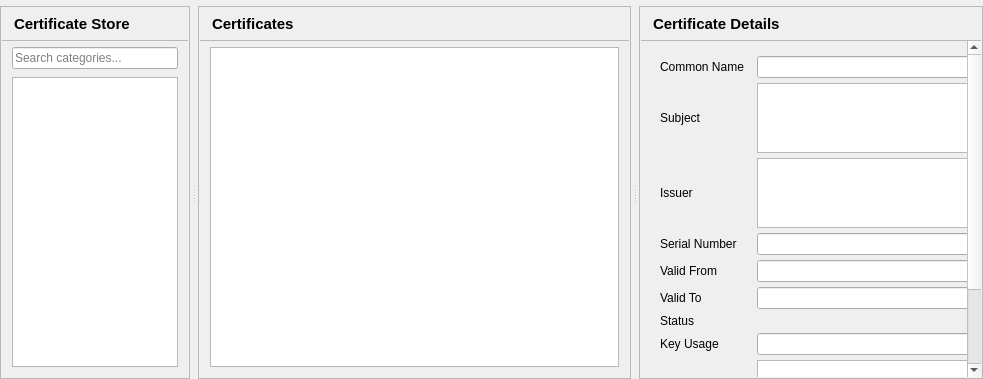
<?xml version="1.0" encoding="UTF-8"?>
<ui version="4.0">
 <class>CertificatesPage</class>
 <widget class="QWidget" name="CertificatesPage">
  <layout class="QHBoxLayout" name="mainLayout">
   <property name="spacing">
    <number>0</number>
   </property>
   <property name="leftMargin">
    <number>0</number>
   </property>
   <property name="topMargin">
    <number>6</number>
   </property>
   <property name="rightMargin">
    <number>0</number>
   </property>
   <property name="bottomMargin">
    <number>0</number>
   </property>
   <item>
    <widget class="QSplitter" name="splitter">
     <property name="orientation">
      <enum>Qt::Horizontal</enum>
     </property>
     <property name="childrenCollapsible">
      <bool>false</bool>
     </property>
     <property name="handleWidth">
      <number>8</number>
     </property>
     <widget class="QFrame" name="storePanel">
      <property name="frameShape">
       <enum>QFrame::StyledPanel</enum>
      </property>
      <property name="panel" stdset="0">
       <bool>true</bool>
      </property>
      <property name="sizePolicy">
       <sizepolicy hsizetype="Preferred" vsizetype="Preferred">
        <horstretch>35</horstretch>
        <verstretch>0</verstretch>
       </sizepolicy>
      </property>
      <layout class="QVBoxLayout" name="storePanelLayout">
       <property name="spacing">
        <number>0</number>
       </property>
       <property name="leftMargin">
        <number>1</number>
       </property>
       <property name="topMargin">
        <number>1</number>
       </property>
       <property name="rightMargin">
        <number>1</number>
       </property>
       <property name="bottomMargin">
        <number>1</number>
       </property>
       <item>
        <layout class="QHBoxLayout" name="storePanelHeaderLayout">
         <property name="leftMargin">
          <number>12</number>
         </property>
         <property name="topMargin">
          <number>5</number>
         </property>
         <property name="rightMargin">
          <number>12</number>
         </property>
         <property name="bottomMargin">
          <number>5</number>
         </property>
         <item>
          <widget class="QLabel" name="storeTitle">
           <property name="font">
            <font>
             <pointsize>11</pointsize>
             <bold>true</bold>
            </font>
           </property>
           <property name="text">
            <string>Certificate Store</string>
           </property>
           <property name="minimumSize">
            <size>
             <width>0</width>
             <height>22</height>
            </size>
           </property>
          </widget>
         </item>
        </layout>
       </item>
       <item>
        <widget class="QFrame" name="storePanelSeparator">
         <property name="frameShape">
          <enum>QFrame::StyledPanel</enum>
         </property>
         <property name="minimumSize">
          <size>
           <width>0</width>
           <height>1</height>
          </size>
         </property>
         <property name="maximumSize">
          <size>
           <width>16777215</width>
           <height>1</height>
          </size>
         </property>
         <property name="separator" stdset="0">
          <bool>true</bool>
         </property>
        </widget>
       </item>
       <item>
        <widget class="QWidget" name="storePanelBody">
         <layout class="QVBoxLayout" name="storePanelBodyLayout">
          <property name="spacing">
           <number>8</number>
          </property>
          <property name="leftMargin">
           <number>10</number>
          </property>
          <property name="topMargin">
           <number>6</number>
          </property>
          <property name="rightMargin">
           <number>10</number>
          </property>
          <property name="bottomMargin">
           <number>10</number>
          </property>
          <item>
           <widget class="QLineEdit" name="searchEdit">
            <property name="placeholderText">
             <string>Search categories...</string>
            </property>
            <property name="clearButtonEnabled">
             <bool>true</bool>
            </property>
           </widget>
          </item>
          <item>
           <widget class="QTreeView" name="categoriesList">
            <property name="editTriggers">
             <set>QAbstractItemView::NoEditTriggers</set>
            </property>
            <property name="rootIsDecorated">
             <bool>false</bool>
            </property>
            <property name="uniformRowHeights">
             <bool>true</bool>
            </property>
            <property name="headerHidden">
             <bool>true</bool>
            </property>
           </widget>
          </item>
         </layout>
        </widget>
       </item>
      </layout>
     </widget>
     <widget class="QFrame" name="certificatesPanel">
      <property name="frameShape">
       <enum>QFrame::StyledPanel</enum>
      </property>
      <property name="panel" stdset="0">
       <bool>true</bool>
      </property>
      <property name="sizePolicy">
       <sizepolicy hsizetype="Preferred" vsizetype="Preferred">
        <horstretch>80</horstretch>
        <verstretch>0</verstretch>
       </sizepolicy>
      </property>
      <layout class="QVBoxLayout" name="certificatesPanelLayout">
       <property name="spacing">
        <number>0</number>
       </property>
       <property name="leftMargin">
        <number>1</number>
       </property>
       <property name="topMargin">
        <number>1</number>
       </property>
       <property name="rightMargin">
        <number>1</number>
       </property>
       <property name="bottomMargin">
        <number>1</number>
       </property>
       <item>
        <layout class="QHBoxLayout" name="certificatesPanelHeaderLayout">
         <property name="leftMargin">
          <number>12</number>
         </property>
         <property name="topMargin">
          <number>5</number>
         </property>
         <property name="rightMargin">
          <number>12</number>
         </property>
         <property name="bottomMargin">
          <number>5</number>
         </property>
         <item>
          <widget class="QLabel" name="certificatesTitle">
           <property name="font">
            <font>
             <pointsize>11</pointsize>
             <bold>true</bold>
            </font>
           </property>
           <property name="text">
            <string>Certificates</string>
           </property>
           <property name="minimumSize">
            <size>
             <width>0</width>
             <height>22</height>
            </size>
           </property>
          </widget>
         </item>
        </layout>
       </item>
       <item>
        <widget class="QFrame" name="certificatesPanelSeparator">
         <property name="frameShape">
          <enum>QFrame::StyledPanel</enum>
         </property>
         <property name="minimumSize">
          <size>
           <width>0</width>
           <height>1</height>
          </size>
         </property>
         <property name="maximumSize">
          <size>
           <width>16777215</width>
           <height>1</height>
          </size>
         </property>
         <property name="separator" stdset="0">
          <bool>true</bool>
         </property>
        </widget>
       </item>
       <item>
        <widget class="QWidget" name="certificatesPanelBody">
         <layout class="QVBoxLayout" name="certificatesPanelBodyLayout">
          <property name="spacing">
           <number>8</number>
          </property>
          <property name="leftMargin">
           <number>10</number>
          </property>
          <property name="topMargin">
           <number>6</number>
          </property>
          <property name="rightMargin">
           <number>10</number>
          </property>
          <property name="bottomMargin">
           <number>10</number>
          </property>
          <item>
           <widget class="QTableView" name="certificatesView">
            <property name="editTriggers">
             <set>QAbstractItemView::NoEditTriggers</set>
            </property>
            <property name="alternatingRowColors">
             <bool>true</bool>
            </property>
            <property name="selectionMode">
             <enum>QAbstractItemView::SingleSelection</enum>
            </property>
            <property name="selectionBehavior">
             <enum>QAbstractItemView::SelectRows</enum>
            </property>
            <property name="showGrid">
             <bool>false</bool>
            </property>
            <property name="wordWrap">
             <bool>false</bool>
            </property>
            <attribute name="horizontalHeaderHighlightSections">
             <bool>false</bool>
            </attribute>
            <attribute name="horizontalHeaderStretchLastSection">
             <bool>true</bool>
            </attribute>
            <attribute name="verticalHeaderVisible">
             <bool>false</bool>
            </attribute>
           </widget>
          </item>
         </layout>
        </widget>
       </item>
      </layout>
     </widget>
     <widget class="QFrame" name="detailsPanel">
      <property name="frameShape">
       <enum>QFrame::StyledPanel</enum>
      </property>
      <property name="panel" stdset="0">
       <bool>true</bool>
      </property>
      <property name="sizePolicy">
       <sizepolicy hsizetype="Preferred" vsizetype="Preferred">
        <horstretch>42</horstretch>
        <verstretch>0</verstretch>
       </sizepolicy>
      </property>
      <layout class="QVBoxLayout" name="detailsPanelLayout">
       <property name="spacing">
        <number>0</number>
       </property>
       <property name="leftMargin">
        <number>1</number>
       </property>
       <property name="topMargin">
        <number>1</number>
       </property>
       <property name="rightMargin">
        <number>1</number>
       </property>
       <property name="bottomMargin">
        <number>1</number>
       </property>
       <item>
        <layout class="QHBoxLayout" name="detailsPanelHeaderLayout">
         <property name="leftMargin">
          <number>12</number>
         </property>
         <property name="topMargin">
          <number>5</number>
         </property>
         <property name="rightMargin">
          <number>12</number>
         </property>
         <property name="bottomMargin">
          <number>5</number>
         </property>
         <item>
          <widget class="QLabel" name="detailsTitle">
           <property name="font">
            <font>
             <pointsize>11</pointsize>
             <bold>true</bold>
            </font>
           </property>
           <property name="text">
            <string>Certificate Details</string>
           </property>
           <property name="minimumSize">
            <size>
             <width>0</width>
             <height>22</height>
            </size>
           </property>
          </widget>
         </item>
        </layout>
       </item>
       <item>
        <widget class="QFrame" name="detailsPanelSeparator">
         <property name="frameShape">
          <enum>QFrame::StyledPanel</enum>
         </property>
         <property name="minimumSize">
          <size>
           <width>0</width>
           <height>1</height>
          </size>
         </property>
         <property name="maximumSize">
          <size>
           <width>16777215</width>
           <height>1</height>
          </size>
         </property>
         <property name="separator" stdset="0">
          <bool>true</bool>
         </property>
        </widget>
       </item>
       <item>
        <widget class="QScrollArea" name="detailsPanelScroll">
         <property name="frameShape">
          <enum>QFrame::NoFrame</enum>
         </property>
         <property name="widgetResizable">
          <bool>true</bool>
         </property>
         <property name="horizontalScrollBarPolicy">
          <enum>Qt::ScrollBarAlwaysOff</enum>
         </property>
         <property name="panelBody" stdset="0">
          <bool>true</bool>
         </property>
         <widget class="QWidget" name="detailsPanelBody">
          <layout class="QVBoxLayout" name="detailsPanelBodyLayout">
           <property name="spacing">
            <number>8</number>
           </property>
           <property name="leftMargin">
            <number>10</number>
           </property>
           <property name="topMargin">
            <number>6</number>
           </property>
           <property name="rightMargin">
            <number>10</number>
           </property>
           <property name="bottomMargin">
            <number>10</number>
           </property>
           <item>
            <widget class="QWidget" name="detailsHost">
             <layout class="QGridLayout" name="detailsForm" columnstretch="0,1">
              <property name="horizontalSpacing">
               <number>13</number>
              </property>
              <property name="verticalSpacing">
               <number>5</number>
              </property>
              <item row="0" column="0">
               <widget class="QLabel" name="commonNameLabel">
                <property name="text">
                 <string>Common Name</string>
                </property>
               </widget>
              </item>
              <item row="0" column="1">
               <widget class="QLineEdit" name="commonNameEdit">
                <property name="readOnly">
                 <bool>true</bool>
                </property>
               </widget>
              </item>
              <item row="1" column="0">
               <widget class="QLabel" name="subjectLabel">
                <property name="text">
                 <string>Subject</string>
                </property>
               </widget>
              </item>
              <item row="1" column="1">
               <widget class="QPlainTextEdit" name="subjectEdit">
                <property name="maximumSize">
                 <size>
                  <width>16777215</width>
                  <height>70</height>
                 </size>
                </property>
                <property name="tabChangesFocus">
                 <bool>true</bool>
                </property>
                <property name="readOnly">
                 <bool>true</bool>
                </property>
               </widget>
              </item>
              <item row="2" column="0">
               <widget class="QLabel" name="issuerLabel">
                <property name="text">
                 <string>Issuer</string>
                </property>
               </widget>
              </item>
              <item row="2" column="1">
               <widget class="QPlainTextEdit" name="issuerEdit">
                <property name="maximumSize">
                 <size>
                  <width>16777215</width>
                  <height>70</height>
                 </size>
                </property>
                <property name="tabChangesFocus">
                 <bool>true</bool>
                </property>
                <property name="readOnly">
                 <bool>true</bool>
                </property>
               </widget>
              </item>
              <item row="3" column="0">
               <widget class="QLabel" name="serialNumberLabel">
                <property name="text">
                 <string>Serial Number</string>
                </property>
               </widget>
              </item>
              <item row="3" column="1">
               <widget class="QLineEdit" name="serialNumberEdit">
                <property name="readOnly">
                 <bool>true</bool>
                </property>
               </widget>
              </item>
              <item row="4" column="0">
               <widget class="QLabel" name="validFromLabel">
                <property name="text">
                 <string>Valid From</string>
                </property>
               </widget>
              </item>
              <item row="4" column="1">
               <widget class="QLineEdit" name="validFromEdit">
                <property name="readOnly">
                 <bool>true</bool>
                </property>
               </widget>
              </item>
              <item row="5" column="0">
               <widget class="QLabel" name="validToLabel">
                <property name="text">
                 <string>Valid To</string>
                </property>
               </widget>
              </item>
              <item row="5" column="1">
               <widget class="QLineEdit" name="validToEdit">
                <property name="readOnly">
                 <bool>true</bool>
                </property>
               </widget>
              </item>
              <item row="6" column="0">
               <widget class="QLabel" name="statusLabel">
                <property name="text">
                 <string>Status</string>
                </property>
               </widget>
              </item>
              <item row="6" column="1">
               <widget class="StatusIndicator" name="statusIndicator" native="true">
</widget>
              </item>
              <item row="7" column="0">
               <widget class="QLabel" name="keyUsageLabel">
                <property name="text">
                 <string>Key Usage</string>
                </property>
               </widget>
              </item>
              <item row="7" column="1">
               <widget class="QLineEdit" name="keyUsageEdit">
                <property name="readOnly">
                 <bool>true</bool>
                </property>
               </widget>
              </item>
              <item row="8" column="0">
               <widget class="QLabel" name="filePathLabel">
                <property name="text">
                 <string>File Path</string>
                </property>
               </widget>
              </item>
              <item row="8" column="1">
               <layout class="QHBoxLayout" name="filePathLayout">
                <property name="spacing">
                 <number>4</number>
                </property>
                <item>
                 <widget class="QPlainTextEdit" name="filePathEdit">
                  <property name="maximumSize">
                   <size>
                    <width>16777215</width>
                    <height>48</height>
                   </size>
                  </property>
                  <property name="tabChangesFocus">
                   <bool>true</bool>
                  </property>
                  <property name="readOnly">
                   <bool>true</bool>
                  </property>
                 </widget>
                </item>
                <item>
                 <widget class="QToolButton" name="openFolderButton">
                  <property name="toolTip">
                   <string>Open containing folder</string>
                  </property>
                 </widget>
                </item>
               </layout>
              </item>
             </layout>
            </widget>
           </item>
           <item>
            <spacer name="spacer5">
             <property name="orientation">
              <enum>Qt::Vertical</enum>
             </property>
            </spacer>
           </item>
           <item>
            <widget class="QWidget" name="actionsHost">
             <layout class="QHBoxLayout" name="actionsLayout">
              <property name="spacing">
               <number>6</number>
              </property>
              <item>
               <widget class="QPushButton" name="importButton">
                <property name="text">
                 <string>Import</string>
                </property>
               </widget>
              </item>
              <item>
               <widget class="QPushButton" name="exportButton">
                <property name="text">
                 <string>Export</string>
                </property>
               </widget>
              </item>
              <item>
               <widget class="QPushButton" name="trustButton">
                <property name="text">
                 <string>Trust</string>
                </property>
               </widget>
              </item>
              <item>
               <widget class="QPushButton" name="rejectButton">
                <property name="text">
                 <string>Reject</string>
                </property>
               </widget>
              </item>
             </layout>
            </widget>
           </item>
          </layout>
         </widget>
        </widget>
       </item>
      </layout>
     </widget>
    </widget>
   </item>
  </layout>
 </widget>
 <customwidgets>
  <customwidget>
   <class>StatusIndicator</class>
   <extends>QWidget</extends>
   <header>statusindicator.h</header>
  </customwidget>
 </customwidgets>
 <resources/>
 <connections/>
</ui>
